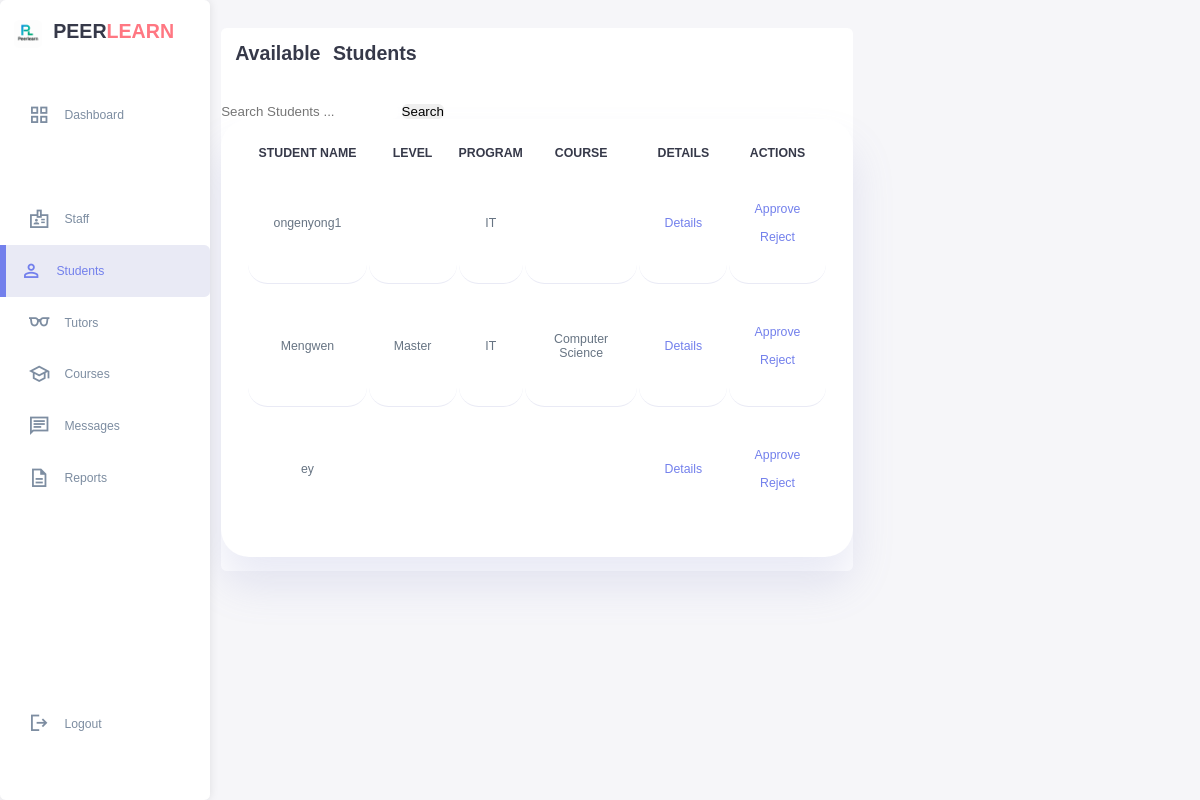
Page /admin_student.php on the earlier database version.
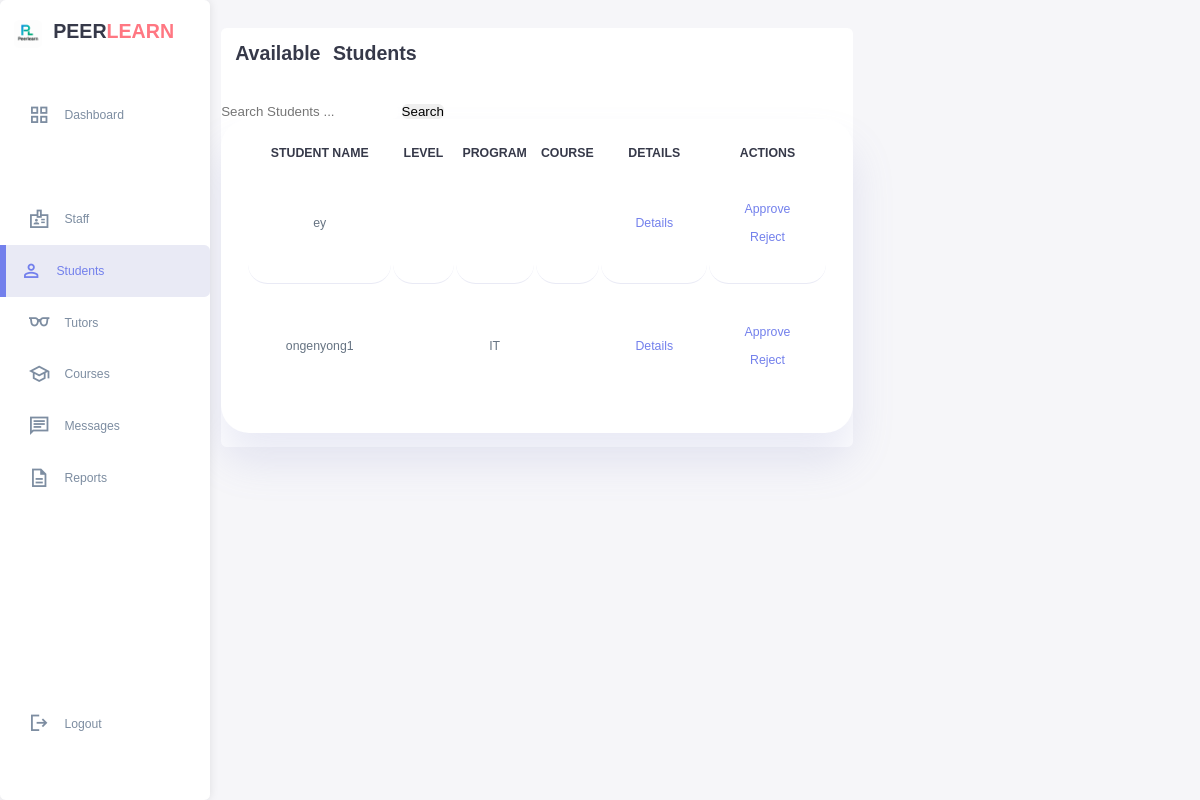
Same page on the later database version.
### tables this page shows
CREATE TABLE `studentprofile` (
  `user_id` int(11) NOT NULL,
  `major` varchar(100) DEFAULT NULL,
  `year` varchar(50) DEFAULT NULL,
  `school` varchar(100) DEFAULT NULL,
  `program` varchar(255) DEFAULT NULL,
  `status` varchar(50) DEFAULT NULL,
  `actions` varchar(255) DEFAULT NULL,
  `created_at` datetime DEFAULT NULL,
  `updated_at` datetime DEFAULT NULL,
  `student_name` varchar(255) DEFAULT NULL
);

CREATE TABLE `user` (
  `user_id` int(11) NOT NULL,
  `username` varchar(50) NOT NULL,
  `password` varchar(255) DEFAULT NULL,
  `email` varchar(100) NOT NULL,
  `role` enum('student','tutor','admin') NOT NULL,
  `first_name` varchar(50) NOT NULL,
  `last_name` varchar(50) NOT NULL,
  `phone` varchar(20) DEFAULT NULL,
  `profile_image` varchar(255) DEFAULT NULL,
  `is_active` tinyint(1) DEFAULT 1,
  `created_at` timestamp NOT NULL DEFAULT current_timestamp(),
  `last_login` datetime DEFAULT NULL,
  `reset_token_hash` varchar(64) DEFAULT NULL,
  `reset_token_expires_at` datetime DEFAULT NULL
);

### admin_student.php (the view, shortened to what this page needs)
<!DOCTYPE html>
<html lang="en">
<head>
    <link rel="stylesheet" href="studentstyle.css">
</head>
<body>
    <body>
    <div class="container">
        <aside>
            <div class="top">
                <div class="logo">
                    <img src="image/logo.png">
                    <h2>PEER<span class="danger">LEARN</span></h2>
                </div>
            </div>
            <div class="sidebar">
                <a href="admin.html"><span class="material-symbols-sharp">grid_view</span><h3>Dashboard</h3></a>
                <a href="#"></a>
                <a href="admin_staff.php"><span class="material-symbols-sharp">badge</span><h3>Staff</h3></a>
                        <a href="admin_student.php" class="active"><span class="material-symbols-sharp">person</span><h3>Students</h3></a>
                            <a href="admin_tutors.php"><span class="material-symbols-sharp">eyeglasses</span><h3>Tutors</h3></a>
                                <a href="admin_course.php"><span class="material-symbols-sharp">school</span><h3>Courses</h3></a>
                                    <a href="admin_message.php"><span class="material-symbols-sharp">chat</span><h3>Messages</h3></a>
                                    <a href="admin_report.php"><span class="material-symbols-sharp">description</span><h3>Reports</h3></a>
                                    <a href="home_page.html"><span class="material-symbols-sharp">logout</span><h3>Logout</h3></a>
            </div>
        </aside>
    <main>
       <div class="current_students">
                <h2>Available Students</h2>
                <di style="margin-left: 500px ; padding:100px;">
                    <form action="" method="GET">
                        <input type="text" name="my_search" placeholder="Search Students ...">
                        <input  type="submit" name="search" value="Search">
                    </form>
                <table>
                    <thead>
                        <tr>
                            <th>STUDENT NAME</th>
                            <th>LEVEL</th>
                            <th>PROGRAM</TH>
                            <th>COURSE</th>
                            <th>DETAILS</th>
                            <th>ACTIONS</th>
                        </tr>
                    </thead>
                    <tbody>
                        <?php
                        $servername = "localhost";
                        $username = "root";
                        $password = "";
                        $dbname = "peer_tutoring_platform";
                    $conn = new mysqli($servername, $username, $password, $dbname);
                     $sql = "SELECT sp.*, u.username
                                FROM studentprofile sp
                                JOIN user u ON sp.user_id = u.user_id";
                        $result = $conn->query($sql);
                        if ($result->num_rows > 0) {
                            while($row = $result->fetch_assoc()) {
                                echo "<tr>
                                    <td>".htmlspecialchars($row["username"])."</td>
                                    <td>".htmlspecialchars($row["year"])."</td>
                                    <td>".htmlspecialchars($row["program"])."</td>
                                    <td>".htmlspecialchars($row["major"])."</td>
                                    <td>
                                        <a href='student_details.php?id=".$row["user_id"]."' class='details-btn'>Details</a>
                                    </td>
                                    <td>
                                        <a href='student_action.php?id=".$row["user_id"]."&action=approve' class='approve-btn'>Approve</a>
                                        <a href='student_action.php?id=".$row["user_id"]."&action=reject' class='reject-btn'>Reject</a>
                                    </td>
                                </tr>";
                            }
                        } else {
                            $no_results_message = isset($_GET['search']) ?
                                "No students found matching '".htmlspecialchars($_GET['my_search'])."'" :
                                "No students found";
                            echo "<tr><td colspan='6'>$no_results_message</td></tr>";
                        }
                        ?>
                    </tbody>
                </table>
            </div>
        </main>
    </div>
</body>
</html>

Differences in the rows shown:
removed studentprofile: user_id.username "Mengwen", year "Master", program "IT", major "Computer Science"
shown differently, row unchanged: studentprofile "ey": moves up the list
